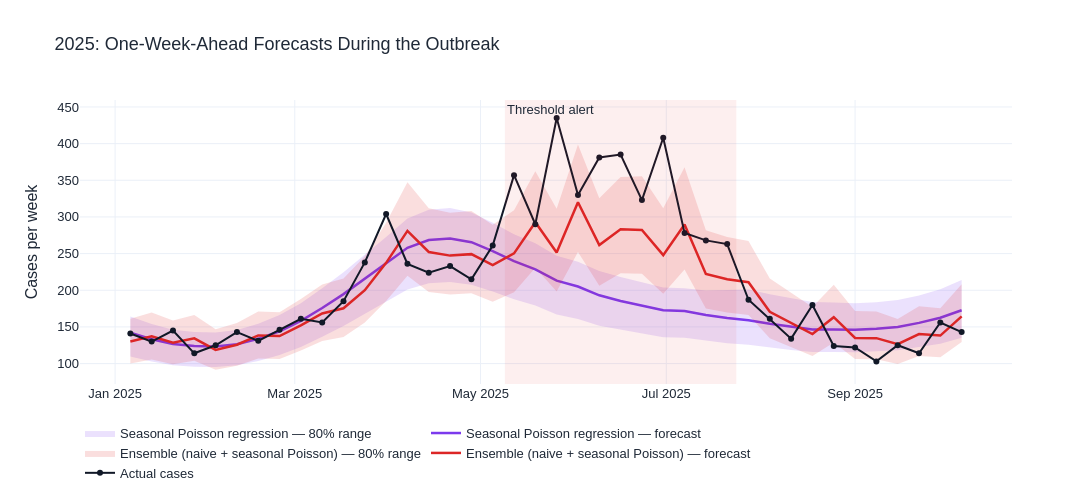

The notebook cell this image was saved under:
### Markdown cell above
## Step 6 — Forecasts at Outbreak Onset: Why Forecasting and Early Warning Are Different Tools

One-week-ahead forecasts from the seasonal Poisson model and the ensemble are compared with actual counts through 2025, with the threshold alert period shaded. The table shows forecasts during the weeks around outbreak onset (ISO weeks 18–24).

### Code cell
# Lesson 19 — Step 6: What happened when the outbreak began?
one_week = iv[(iv["horizon"] == 1) & (iv["target"].dt.year == 2025)].copy()
one_week["iso_week"] = one_week["target"].dt.isocalendar().week.astype(int)

print("1-WEEK-AHEAD FORECASTS AROUND OUTBREAK ONSET (ISO weeks 18–24):")
onset_view = one_week[one_week["iso_week"].between(18, 24)].pivot_table(
    index=["iso_week", "actual"], columns="model", values="pred").round(0)
display(onset_view[["Seasonal Poisson regression", "Naive (last week)",
                    "Ensemble (naive + seasonal Poisson)"]])

fig = go.Figure()
for model, colour, fill in [("Seasonal Poisson regression", "#7C3AED", "rgba(124,58,237,0.15)"),
                            ("Ensemble (naive + seasonal Poisson)", "#DC2626", "rgba(220,38,38,0.15)")]:
    d = one_week[one_week["model"] == model].sort_values("target")
    fig.add_trace(go.Scatter(x=pd.concat([d["target"], d["target"][::-1]]),
                             y=pd.concat([d["hi80"], d["lo80"][::-1]]), mode="lines", fill="toself", fillcolor=fill,
                             line=dict(width=0), name=f"{model} — 80% range", hoverinfo="skip"))
    fig.add_trace(go.Scatter(x=d["target"], y=d["pred"], name=f"{model} — forecast",
                             line=dict(color=colour, width=2.5),
                             hovertemplate=f"{model}: <b>%{{y:.0f}}</b><extra></extra>"))
actual = one_week.drop_duplicates("target").sort_values("target")
fig.add_trace(go.Scatter(x=actual["target"], y=actual["actual"], name="Actual cases", mode="lines+markers",
                         line=dict(color="#111827", width=2), marker=dict(size=6),
                         hovertemplate="Actual: <b>%{y:.0f}</b><extra></extra>"))
for _, block in y25[y25["alert"]].groupby((~y25["alert"]).cumsum()):
    fig.add_vrect(x0=block["onset_week"].min() - pd.Timedelta(days=3),
                  x1=block["onset_week"].max() + pd.Timedelta(days=3),
                  fillcolor="#DC2626", opacity=0.07, line_width=0,
                  annotation_text="Threshold alert", annotation_position="top left")
fig.update_layout(**HOUSE, title="2025: One-Week-Ahead Forecasts During the Outbreak",
                  height=500, width=1100, hovermode="x unified", yaxis_title="Cases per week",
                  legend=dict(orientation="h", yanchor="top", y=-0.12, xanchor="left", x=0))
fig.update_xaxes(hoverformat="Week of %d %b %Y")
fig.show()
fig_outbreak = fig
